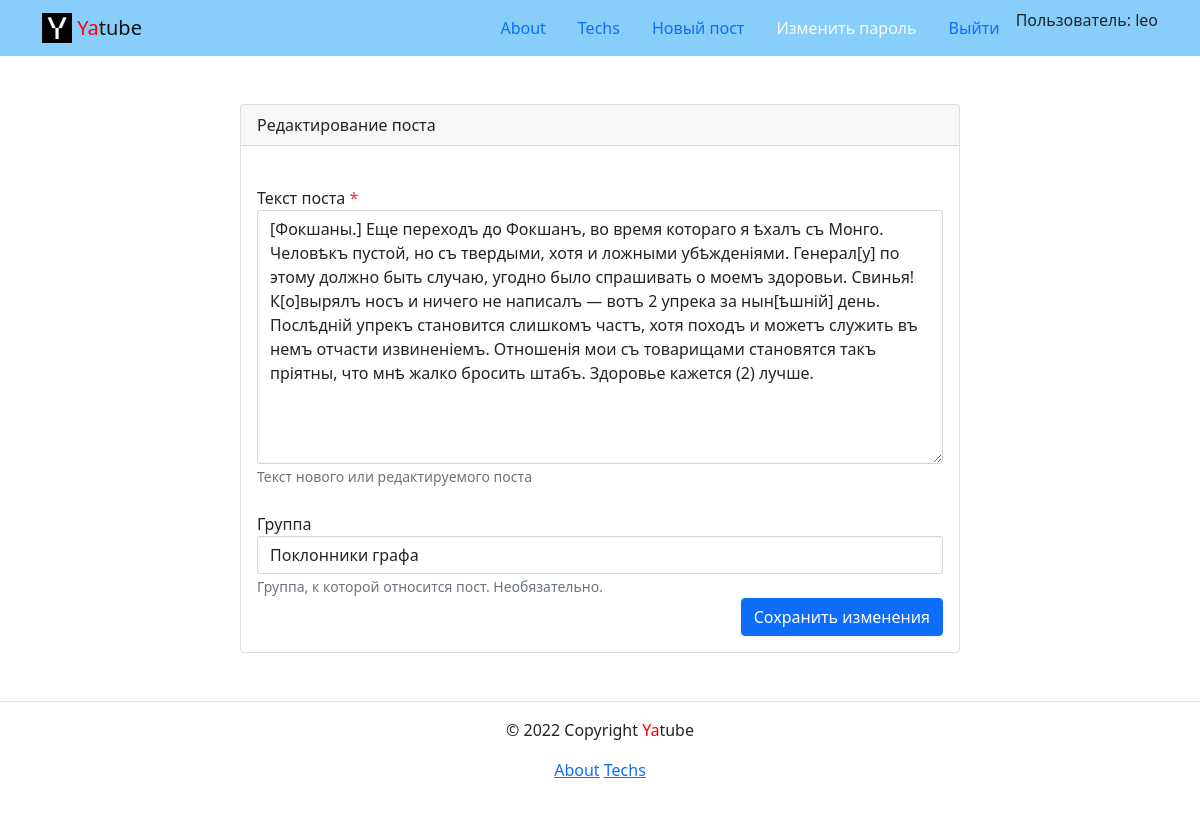
Screenshot of /posts/37/edit/ (signed in) with the database file from the repository.
### posts/models.py (models this page shows, shortened)
class Post(models.Model):
    text = models.TextField(
        verbose_name='Текст поста',
        help_text='Текст нового или редактируемого поста'
    )
    pub_date = models.DateTimeField(
        auto_now_add=True,
        verbose_name='Время создания',
        help_text='Время создание поста'
    )
    author = models.ForeignKey(
        User,
        on_delete=models.CASCADE,
        related_name='posts',
        verbose_name='Автор',
        help_text='Автор поста'
    )
    group = models.ForeignKey(
        Group,
        blank=True,
        null=True,
        on_delete=models.SET_NULL,
        related_name='posts',
        verbose_name='Группа',
        help_text='Группа, к которой относится пост. Необязательно.'
    )
    class Meta:
        ordering = ('-pub_date',)
        verbose_name = 'Пост'
        verbose_name_plural = 'Посты'

### posts/views.py (the view)
@login_required
def post_edit(request, post_id):
    post = get_object_or_404(Post, id=post_id)
    if post.author_id != request.user.id:
        return redirect('posts:post_detail', post_id=post_id)
    form = PostForm(request.POST or None, instance=post)
    if form.is_valid():
        form.save()
        return redirect('posts:post_detail', post_id=post_id)
    context = {
        'form': form,
        'post': post,
        'is_edit': True,
    }
    return render(request, 'posts/create_post.html', context)

### posts/forms.py
class PostForm(forms.ModelForm):
    class Meta:
        model = Post
        fields = ('text', 'group')

### core/context_processors/year.py (called while the page is built)
def year(request):
    current_year = date.today().year
    return {
        'year': current_year,
    }

### core/templatetags/user_filters.py (called while the page is built)
@register.filter
def addclass(field, css):
    return field.as_widget(attrs={'class': css})

### posts/models.py (called while the page is built)
    def __str__(self) -> str:
        return self.title

### templates/posts/create_post.html (shortened to what this page needs)
{% extends 'base.html' %}
{% block content %}
{% load user_filters %}
<div class="row justify-content-center">
  <div class="col-md-8 p-5">
    <div class="card">
      <div class="card-header">
        {% if is_edit == True %}
          Редактирование поста
        {% else %}
          Новый пост
        {% endif %}
      </div>
      <div class="card-body">
        {% if is_edit == True %}
          <form method="post" action="{% url 'posts:post_edit' post.id %}">
        {% else %}
          <form method="post" action="{% url 'posts:post_create' %}">
        {% endif %}
            {% for field in form %}
            <div class="form-group"
              {% if field.field.required %}
                aria-required="true"
              {% else %}
                aria-required="false"
              {% endif %}>
              <br>
              <label for="{{ field.id_for_label }}">
                {{ field.label }}
                  {% if field.field.required %}
                    <span class="required text-danger">*</span>
                  {% endif %}
              </label>
              {{ field|addclass:'form-control' }}
              {% if field.help_text %}
                <small id="{{ field.id_for_label }}-help" class="form-text text-muted">{{ field.help_text|safe }}</small>
              {% endif %}
            </div>
            {% endfor %}
          <div class="d-flex justify-content-end">
            <button type="submit" class="btn btn-primary">
              {% if is_edit == True %}
                Сохранить изменения
              {% else %}
                Добавить
              {% endif %}
            </button>
          </div>
      </div>
    </div>
  </div>
</div>
{% endblock %}

### templates/includes/header.html (shortened to what this page needs)
{% load static %}
<header>
  <nav class="navbar navbar-light" style="background-color: lightskyblue">
    <div class="container">
      <a class="navbar-brand" href="{% url 'posts:index' %}">
        <img src={% static "img/logo.png" %} width="30" height="30" class="d-inline-block align-top" alt="">
        <span style="color:red">Ya</span>tube</a>
      {% with request.resolver_match.view_name as view_name %}
      <ul class="nav nav-pills">
        <li class="nav-item">
          <a class="nav-link {% if view_name  == 'about:author' %}active{% endif %}" href="{% url 'about:author' %}">About</a>
        </li>
        <li class="nav-item">
          <a class="nav-link {% if view_name  == 'about:tech' %}active{% endif %}" href="{% url 'about:tech' %}">Techs</a>
        </li>
        {% if user.is_authenticated %}
        <li class="nav-item">
          <a class="nav-link {% if view_name  == 'posts:post_create' %}active{% endif %}" href="{% url 'posts:post_create' %}">Новый пост</a>
        </li>
        <li class="nav-item">
          <a class="nav-link link-light {% if view_name  == 'users:password_change' %}active{% endif %}" href="{% url 'users:password_change' %}">Изменить пароль</a>
        </li>
        <li class="nav-item">
          <a class="nav-link" link href="{% url 'users:logout' %}">Выйти</a>
        </li>
        <li>
          Пользователь: {{ user.username }}
        {% endif %}
      {% endwith %}
      </ul>
    </div>
  </nav>
</header>

### rows the page displays
Post: form "[Фокшаны.] Еще переходъ до Фокшанъ, во время котораго я ѣхалъ съ Монго. Человѣкъ пустой, но съ твердыми, хотя и ложными убѣжденіями. Генерал[у] по этому должно быть случаю, угодно было спрашивать о моемъ здоровьи. Свинья! К[о]вырялъ носъ и ничего не написалъ — вотъ 2 упрека за нын[ѣшній] день. Послѣдній упрекъ становится слишкомъ частъ, хотя походъ и можетъ служить въ немъ отчасти извиненіемъ. Отношенія мои съ товарищами становятся такъ пріятны, что мнѣ жалко бросить штабъ. Здоровье кажется (2) лучше." "Поклонники графа"

### other values shown
{{ user.username }} "leo"
{{ field.label }} "Текст поста" "Группа"
{{ field.help_text|safe }} "Текст нового или редактируемого поста" "Группа, к которой относится пост. Необязательно."
